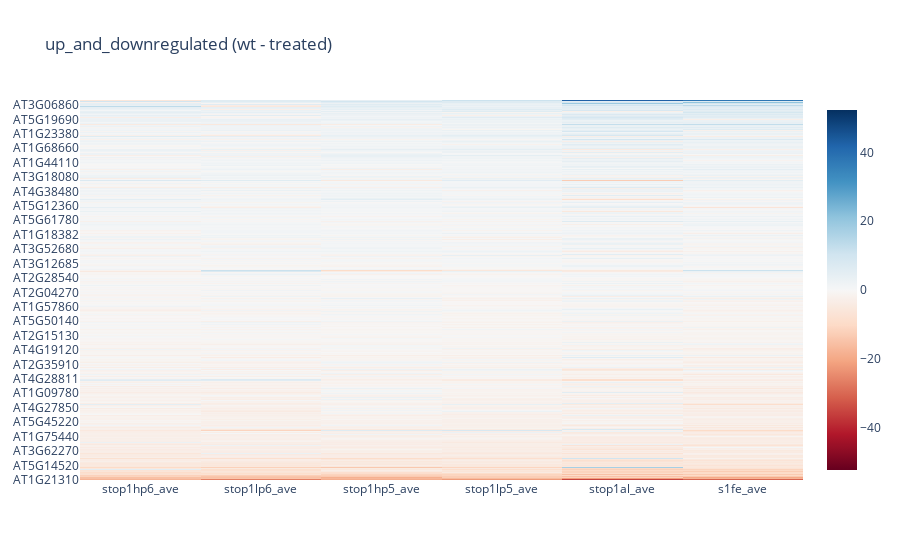

Notebook source saved alongside this figure:
### Markdown cell above
## All 896 genes (all targets)

### Code cell
heatmap_all_data = df_target[["atID"]].copy()
for c in stop1_cols[1:]:
    tmp = np.sqrt(np.abs(df_target[c] - df_target[stop1_cols[0]])) 
    heatmap_all_data[c] = tmp * np.sign(df_target[c] - df_target[stop1_cols[0]])

heatmap_all_data['tmp'] = heatmap_all_data.iloc[:, 1:].sum(axis=1)
    
heatmap_all_data = heatmap_all_data.reset_index(drop=True)
heatmap_all_data.sort_values('tmp', inplace=True)

import plotly.graph_objects as go
import datetime
import numpy as np
np.random.seed(1)

fig = go.Figure(data=go.Heatmap(
        z=heatmap_all_data.iloc[:,1:], 
    zmid = 0,
        x=stop1_cols[1:],
        y=heatmap_all_data['atID'],
        colorscale=coolwarm))

fig.update_layout(
    title='up_and_downregulated (wt - treated)',
    xaxis_nticks=36)

fig.show()

### Figure 1 — Plotly figure (JSON) as saved in the notebook; plotly's stock layout.template omitted (floating-point values rounded to 4 significant figures; data arrays with more than 128 entries replaced by an {"elided": "..."} marker saying what was removed)
{"data": [{"colorscale": {"elided": "255x2 mixed values"}, "type": "heatmap", "x": ["stop1hp6_ave", "stop1lp6_ave", "stop1hp5_ave", "stop1lp5_ave", "stop1al_ave", "s1fe_ave"], "y": {"elided": "896 str values"}, "z": {"elided": "896x7 float values"}, "zmid": 0}], "layout": {"title": {"text": "up_and_downregulated (wt - treated)"}, "xaxis": {"nticks": 36}}}
